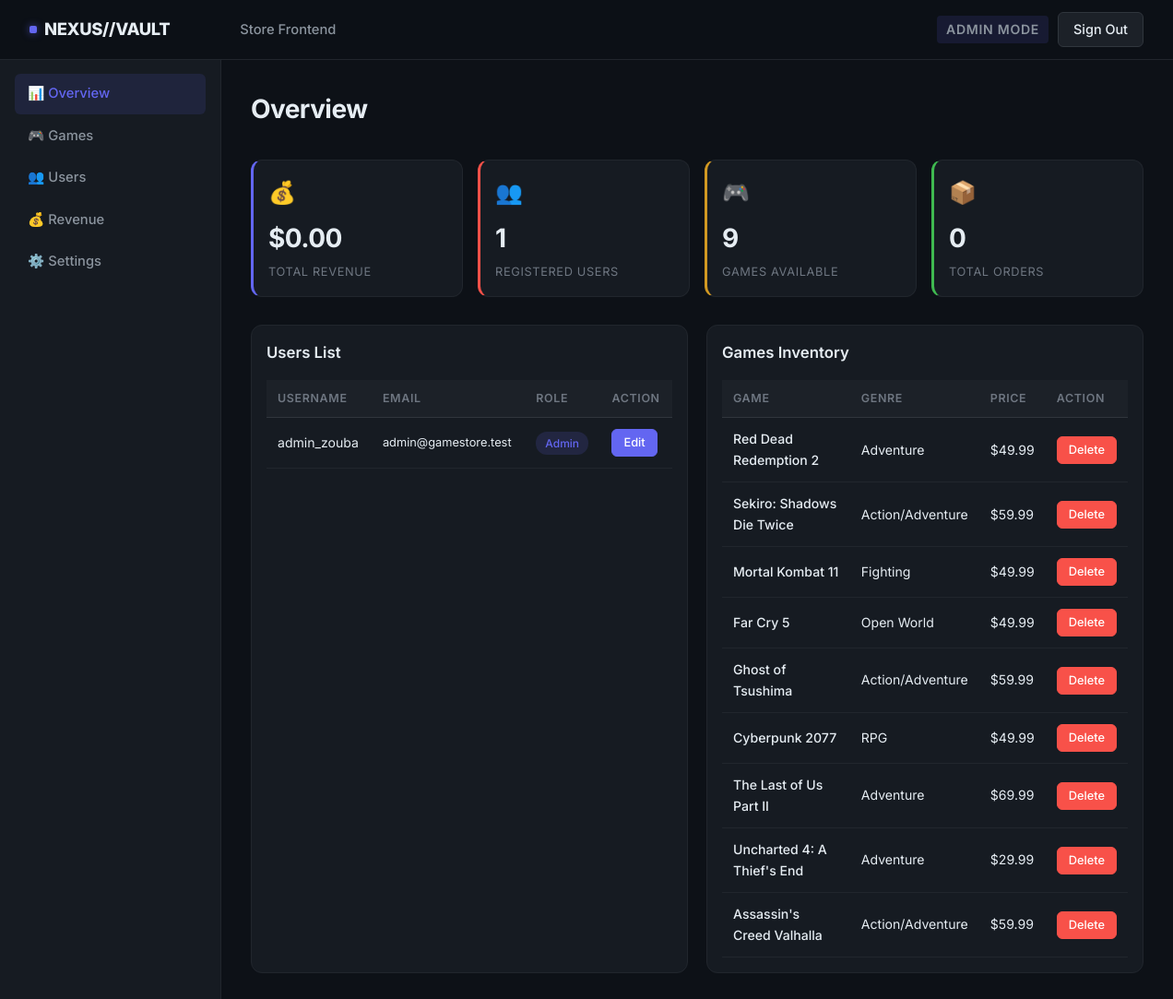
The page /admin (signed in) on the database as committed earlier.
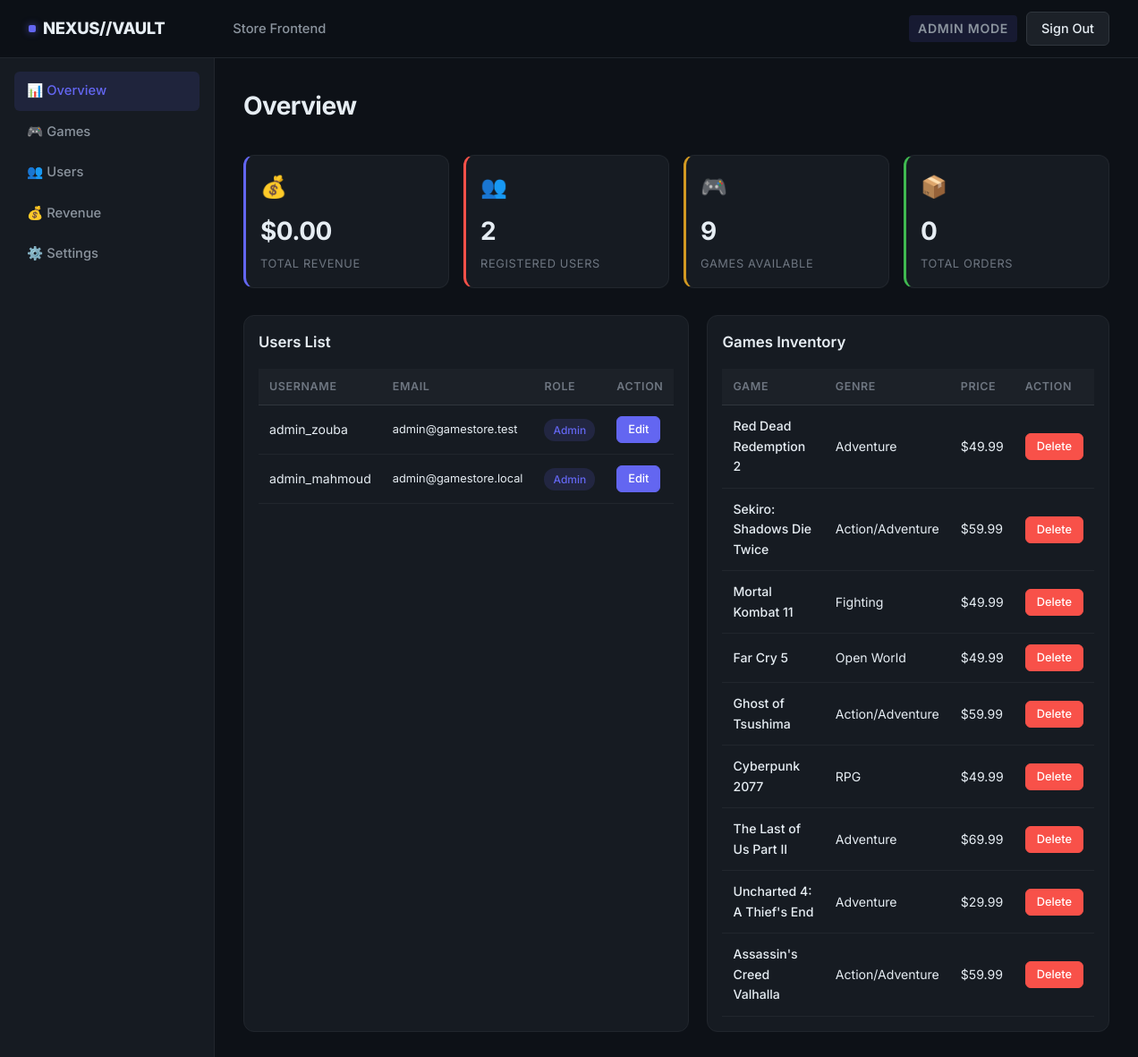
The same page on the database as committed later.
### tables this page shows
CREATE TABLE IF NOT EXISTS users (
    id INT AUTO_INCREMENT PRIMARY KEY,
    username VARCHAR(50) NOT NULL UNIQUE,
    email VARCHAR(100) NOT NULL UNIQUE,
    password VARCHAR(255) NOT NULL, 
    role ENUM('client', 'admin') DEFAULT 'client',
    created_at DATETIME DEFAULT CURRENT_TIMESTAMP
);

CREATE TABLE IF NOT EXISTS games (
    id INT AUTO_INCREMENT PRIMARY KEY,
    title VARCHAR(100) NOT NULL,
    description TEXT,
    price DECIMAL(10, 2) NOT NULL,
    cover_image_path VARCHAR(255), 
    category_id INT,
    created_at DATETIME DEFAULT CURRENT_TIMESTAMP,
    FOREIGN KEY (category_id) REFERENCES categories(id) ON DELETE SET NULL
);

CREATE TABLE IF NOT EXISTS categories (
    id INT AUTO_INCREMENT PRIMARY KEY,
    name VARCHAR(50) NOT NULL UNIQUE
);

### controllers/AdminController.php (called while the page is built, shortened)
<?php
require_once __DIR__ . '/../models/Game.php';
require_once __DIR__ . '/../models/User.php';
require_once __DIR__ . '/../models/Order.php';
class AdminController {
    public function index() {
        $userModel = new User();
        $gameModel = new Game();
        $orderModel = new Order();
        $users = $userModel->getAllUsers();
        $games = $gameModel->getAllGames();
        $orders = $orderModel->getAllOrders();
        $totalRevenue = 0;
        require __DIR__ . '/../views/back-office/index.php';
    }
}
?>

### config/database.php (called while the page is built)
<?php
class Database {
    private static $connection = null;
    public static function getConnection() {
        if (self::$connection === null) {
            $host = 'db';
            $db   = 'gamestore_db';
            $user = 'devuser';
            $pass = 'devpassword';
            $charset = 'utf8mb4';
            $dsn = "mysql:host=$host;dbname=$db;charset=$charset";
            $options = [
                PDO::ATTR_ERRMODE            => PDO::ERRMODE_EXCEPTION,
                PDO::ATTR_DEFAULT_FETCH_MODE => PDO::FETCH_ASSOC,
                PDO::ATTR_EMULATE_PREPARES   => false,
            ];
            try {
                self::$connection = new PDO($dsn, $user, $pass, $options);
            } catch (\PDOException $e) {
                die("Database connection failed: " . $e->getMessage());
            }
        }
        return self::$connection;
    }
}
?>

### models/User.php (called while the page is built, shortened)
<?php
require_once __DIR__ . '/../config/database.php';
class User {
    private $conn;
    public function __construct() {
        $this->conn = Database::getConnection();
    }
    public function getAllUsers() {
        $stmt = $this->conn->query("SELECT * FROM users ORDER BY created_at DESC");
        return $stmt->fetchAll();
    }
}
?>

### models/Game.php (called while the page is built, shortened)
<?php
require_once __DIR__ . '/../config/database.php';
class Game {
    private $conn;
    public function __construct() {
        $this->conn = Database::getConnection();
    }
    public function getAllGames() {
        $stmt = $this->conn->query("SELECT g.*, c.name as category_name FROM games g LEFT JOIN categories c ON g.category_id = c.id");
        return $stmt->fetchAll();
    }
}
?>

### models/Order.php (called while the page is built, shortened)
<?php
require_once __DIR__ . '/../config/database.php';
class Order {
    private $conn;
    public function __construct() {
        $this->conn = Database::getConnection();
    }
    public function getAllOrders() {
        $stmt = $this->conn->query("SELECT o.*, u.username, u.email FROM orders o JOIN users u ON o.user_id = u.id ORDER BY o.created_at DESC");
        return $stmt->fetchAll();
    }
}
?>

### views/back-office/index.php (the view, shortened to what the changed rows need)
<!DOCTYPE html>
<html lang="en">
<head>
  <link rel="stylesheet" href="/assets/css/styles.css">
</head>
<body>
  <nav class="nav">
    <div class="nav-container">
      <a href="/" class="nav-logo">NEXUS//VAULT</a>
      <ul class="nav-links">
        <li><a href="/">Store Frontend</a></li>
      </ul>
      <div class="nav-auth">
        <span class="admin-badge">ADMIN MODE</span>
        <a href="/logout" class="btn btn-secondary">Sign Out</a>
      </div>
    </div>
  </nav>
  <main class="dashboard">
    <div class="dashboard-grid">
      <aside class="dashboard-sidebar">
        <ul class="sidebar-menu">
          <li><a href="/admin" class="active">📊 Overview</a></li>
          <li><a href="/admin/games/add">🎮 Games</a></li>
          <li><a href="/admin/users">👥 Users</a></li>
          <li><a href="/admin/revenue">💰 Revenue</a></li>
          <li><a href="/admin/settings">⚙️ Settings</a></li>
        </ul>
      </aside>
      <div class="dashboard-main">
        <h1 class="dashboard-title">Overview</h1>
        <div class="stats-grid" style="margin-bottom: 30px;">
          <div class="stat-card">
            <span class="stat-card-icon">💰</span>
            <span class="stat-card-value">$<?= number_format($totalRevenue, 2) ?></span>
            <span class="stat-card-label">Total Revenue</span>
          </div>
          <div class="stat-card accent-pink">
            <span class="stat-card-icon">👥</span>
            <span class="stat-card-value"><?= count($users) ?></span>
            <span class="stat-card-label">Registered Users</span>
          </div>
          <div class="stat-card accent-yellow">
            <span class="stat-card-icon">🎮</span>
            <span class="stat-card-value"><?= count($games) ?></span>
            <span class="stat-card-label">Games Available</span>
          </div>
          <div class="stat-card accent-green">
            <span class="stat-card-icon">📦</span>
            <span class="stat-card-value"><?= count($orders) ?></span>
            <span class="stat-card-label">Total Orders</span>
          </div>
        </div>
        <div style="display: grid; grid-template-columns: 1fr 1fr; gap: 20px;">
          <div class="chart-container">
            <h3 class="chart-title">Users List</h3>
            <table class="data-table">
              <thead>
                <tr>
                  <th>Username</th>
                  <th>Email</th>
                  <th>Role</th>
                  <th>Action</th>
                </tr>
              </thead>
              <tbody>
                <?php foreach ($users as $user): ?>
                  <tr>
                    <td><?= htmlspecialchars($user['username']) ?></td>
                    <td style="font-size: 0.8rem;"><?= htmlspecialchars($user['email']) ?></td>
                    <td><span
                        class="status-badge <?= $user['role'] === 'admin' ? 'active' : 'inactive' ?>"><?= htmlspecialchars($user['role']) ?></span>
                    </td>
                    <td>
                      <div style="display:flex; gap: 5px;">
                        <button class="btn btn-sm btn-primary"
                          onclick="openEditUserModal(<?= $user['id'] ?>, '<?= htmlspecialchars(addslashes($user['username'])) ?>', '<?= htmlspecialchars(addslashes($user['email'])) ?>', '<?= htmlspecialchars(addslashes($user['role'] ?? 'client')) ?>')">Edit</button>
                      </div>
                    </td>
                  </tr>
                <?php endforeach; ?>
              </tbody>
            </table>
          </div>
          <div class="chart-container">
            <h3 class="chart-title">Games Inventory</h3>
            <table class="data-table">
              <thead>
                <tr>
                  <th>Game</th>
                  <th>Genre</th>
                  <th>Price</th>
                  <th>Action</th>
                </tr>
              </thead>
              <tbody>
                <?php foreach ($games as $game): ?>
                  <tr>
                    <td class="text-primary"><?= htmlspecialchars($game['title']) ?></td>
                    <td><?= htmlspecialchars($game['category_name'] ?? 'None') ?></td>
                    <td>$<?= htmlspecialchars($game['price']) ?></td>
                    <td>
                      <form method="POST" action="/admin/games/delete" style="margin: 0;">
                        <button class="btn btn-sm btn-danger">Delete</button>
                      </form>
                    </td>
                  </tr>
                <?php endforeach; ?>
              </tbody>
            </table>
          </div>
        </div>
      </div>
    </div>
  </main>
</body>
</html>

Rows that differ between the two databases and show on the page:
added users: username "admin_mahmoud", email "admin@gamestore.local", role "Admin"
Other text that changed with them:
count($users): "1" → "2"
